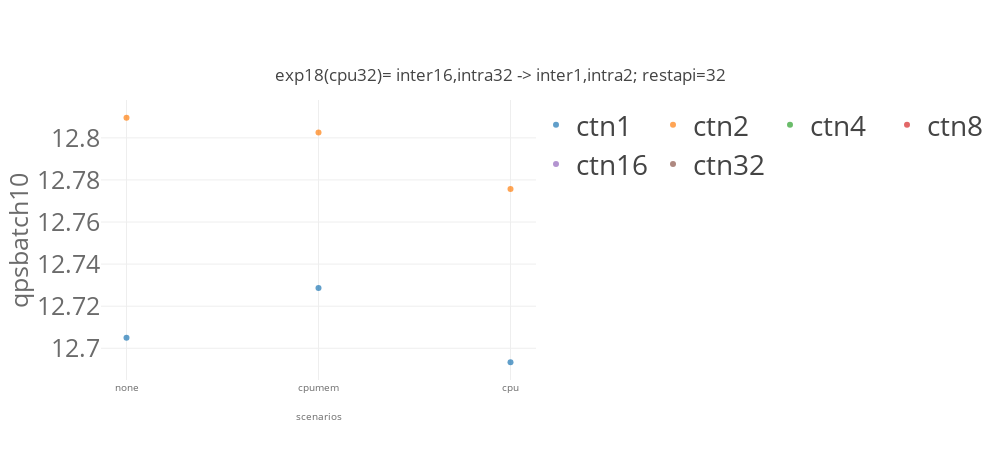
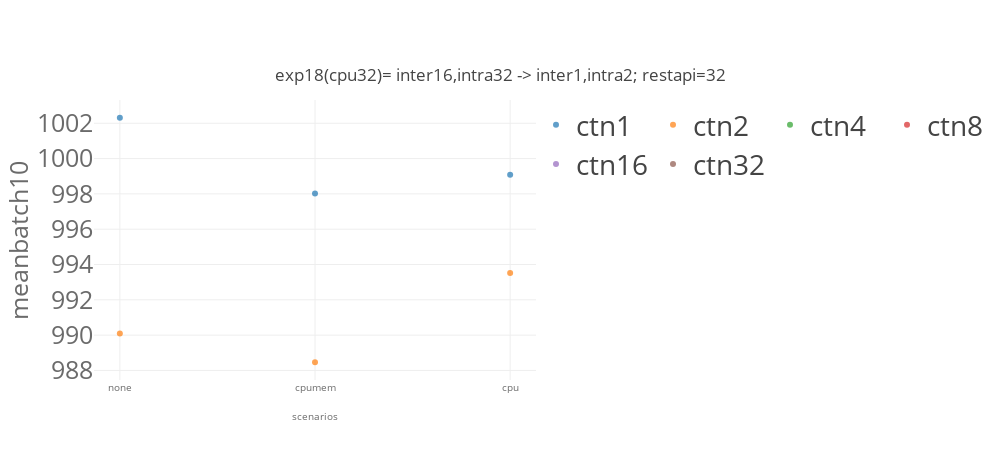
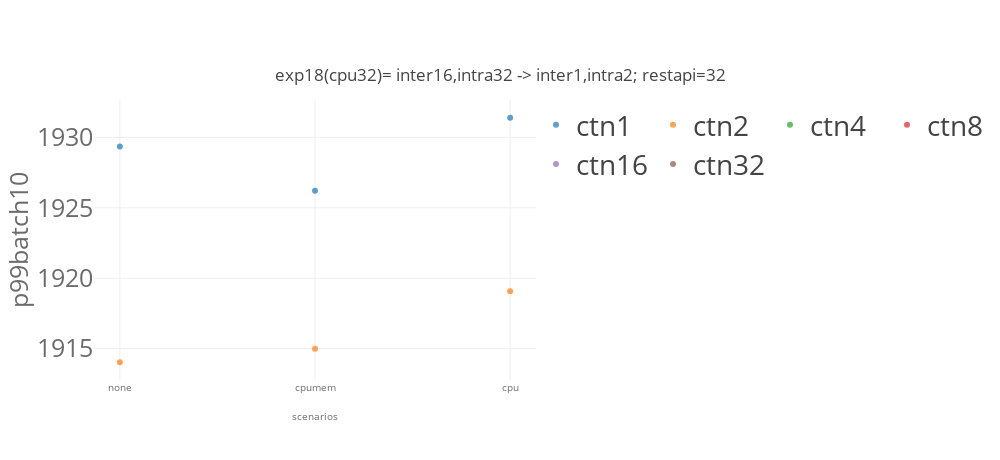

Write notebook code for charts like these, in order.
### Code cell
import matplotlib
import matplotlib.pyplot as plt
import numpy as np
from svglib.svglib import svg2rlg
from reportlab.graphics import renderPDF
from reportlab.pdfgen import canvas

from numpy import percentile, mean, std
import plotly.graph_objects as go

from plotly.offline import init_notebook_mode, iplot

import plotly.io as pio
pio.templates.default = "none"
# pio.templates.default = "simple_white"

import plotly.graph_objects as go
from plotly.subplots import make_subplots
import pandas as pd
# import plotly.express as px

for x in ['qps','mean','p99']:
    for cbatch in [10]:
        for model_name in ['resnet']:
            list_traces = []
            for numctn in [1,2,4,8,16,32]: 
                dfg_bench = dfg[(dfg['benchmark']== model_name)  & (dfg['cbatch']==cbatch) & (dfg['numctn']==numctn) &\
                            ((dfg['k8senv']=='none') |\
                             (dfg['k8senv']=='cpumem')| (dfg['k8senv']=='cpumemory'))]
                print(dfg_bench)


                #data
                trace = go.Scatter(
                    name="ctn"+str(numctn),
                    x=[ 'none','cpumem','cpu'],
                    y= dfg_bench[x].values.tolist(),
        #             error_y = dict(type='data', array=df1_bench['model_time_std'].values.tolist()),
                    opacity=0.7,
                    mode='markers'
                )
                list_traces.append(trace)



            #layout
            layout = go.Layout(
                title={
                    'text': "exp18(cpu32)= inter16,intra32 -> inter1,intra2; restapi=32" ,
                    'y':0.85,
                    'x':0.5,
                    'xanchor': 'center',
                    'yanchor': 'top'},
                width=1000,
                height=460,
                xaxis=dict(
                    title= "scenarios",
                    tickvals=[ 'none','cpumem','cpu'],
                    titlefont=dict(
                        size=10,
                        color='rgb(107, 107, 107)'
                    ),
                    tickfont=dict(
                        size=10,
                        color='rgb(107, 107, 107)'
                    )
                ),
                yaxis=dict(
                    title= x+"batch"+str(cbatch),
                    automargin=True,
                    titlefont=dict(
                        size=25,
                        color='rgb(107, 107, 107)'
                    ),
                    tickfont=dict(
                        size=25,
                        color='rgb(107, 107, 107)'
                    ),    
                ),
                legend=dict(
                    x=1.0,
                    y=1.0,
                    bgcolor='rgba(255, 255, 255, 0)',
                    bordercolor='rgba(255, 255, 255, 0)',
                    font = dict( size = 28)
                ),
                barmode='group',
                bargap=0.15,
                bargroupgap=0.08
        #         legend_orientation="h"
            )

        data = list_traces
        fig = go.Figure(data=data, layout=layout)
        fig.update_layout(legend_orientation="h")
        fig.show()    

    #     fig.write_image(path + model_name + k8senv +'.pdf')

### Figure 1 — Plotly figure (JSON) as saved in the notebook; plotly's stock layout.template omitted (floating-point values rounded to 4 significant figures)
{"data": [{"mode": "markers", "name": "ctn1", "opacity": 0.7, "type": "scatter", "x": ["none", "cpumem", "cpu"], "y": [12.71, 12.73, 12.69, 12.77, 12.77, 12.71]}, {"mode": "markers", "name": "ctn2", "opacity": 0.7, "type": "scatter", "x": ["none", "cpumem", "cpu"], "y": [12.81, 12.8, 12.78, 12.91, 12.72, 12.77]}, {"mode": "markers", "name": "ctn4", "opacity": 0.7, "type": "scatter", "x": ["none", "cpumem", "cpu"], "y": [null, null, null, null, null, null]}, {"mode": "markers", "name": "ctn8", "opacity": 0.7, "type": "scatter", "x": ["none", "cpumem", "cpu"], "y": [null, null, null, null, null, null]}, {"mode": "markers", "name": "ctn16", "opacity": 0.7, "type": "scatter", "x": ["none", "cpumem", "cpu"], "y": [null, null, null, null, null, null]}, {"mode": "markers", "name": "ctn32", "opacity": 0.7, "type": "scatter", "x": ["none", "cpumem", "cpu"], "y": [null, null, null, null, null, null]}], "layout": {"bargap": 0.15, "bargroupgap": 0.08, "barmode": "group", "height": 460, "legend": {"bgcolor": "rgba(255, 255, 255, 0)", "bordercolor": "rgba(255, 255, 255, 0)", "font": {"size": 28}, "orientation": "h", "x": 1, "y": 1}, "title": {"text": "exp18(cpu32)= inter16,intra32 -> inter1,intra2; restapi=32", "x": 0.5, "xanchor": "center", "y": 0.85, "yanchor": "top"}, "width": 1000, "xaxis": {"tickfont": {"color": "rgb(107, 107, 107)", "size": 10}, "tickvals": ["none", "cpumem", "cpu"], "title": {"font": {"color": "rgb(107, 107, 107)", "size": 10}, "text": "scenarios"}}, "yaxis": {"automargin": true, "tickfont": {"color": "rgb(107, 107, 107)", "size": 25}, "title": {"font": {"color": "rgb(107, 107, 107)", "size": 25}, "text": "qpsbatch10"}}}}

### Figure 2 — Plotly figure (JSON) as saved in the notebook; plotly's stock layout.template omitted (floating-point values rounded to 4 significant figures)
{"data": [{"mode": "markers", "name": "ctn1", "opacity": 0.7, "type": "scatter", "x": ["none", "cpumem", "cpu"], "y": [1002.0, 998.0, 999.1, 992.6, 991.7, 1000.0]}, {"mode": "markers", "name": "ctn2", "opacity": 0.7, "type": "scatter", "x": ["none", "cpumem", "cpu"], "y": [990.1, 988.5, 993.5, 980.9, 995.0, 991.6]}, {"mode": "markers", "name": "ctn4", "opacity": 0.7, "type": "scatter", "x": ["none", "cpumem", "cpu"], "y": [null, null, null, null, null, null]}, {"mode": "markers", "name": "ctn8", "opacity": 0.7, "type": "scatter", "x": ["none", "cpumem", "cpu"], "y": [null, null, null, null, null, null]}, {"mode": "markers", "name": "ctn16", "opacity": 0.7, "type": "scatter", "x": ["none", "cpumem", "cpu"], "y": [null, null, null, null, null, null]}, {"mode": "markers", "name": "ctn32", "opacity": 0.7, "type": "scatter", "x": ["none", "cpumem", "cpu"], "y": [null, null, null, null, null, null]}], "layout": {"bargap": 0.15, "bargroupgap": 0.08, "barmode": "group", "height": 460, "legend": {"bgcolor": "rgba(255, 255, 255, 0)", "bordercolor": "rgba(255, 255, 255, 0)", "font": {"size": 28}, "orientation": "h", "x": 1, "y": 1}, "title": {"text": "exp18(cpu32)= inter16,intra32 -> inter1,intra2; restapi=32", "x": 0.5, "xanchor": "center", "y": 0.85, "yanchor": "top"}, "width": 1000, "xaxis": {"tickfont": {"color": "rgb(107, 107, 107)", "size": 10}, "tickvals": ["none", "cpumem", "cpu"], "title": {"font": {"color": "rgb(107, 107, 107)", "size": 10}, "text": "scenarios"}}, "yaxis": {"automargin": true, "tickfont": {"color": "rgb(107, 107, 107)", "size": 25}, "title": {"font": {"color": "rgb(107, 107, 107)", "size": 25}, "text": "meanbatch10"}}}}

### Figure 3 — Plotly figure (JSON) as saved in the notebook; plotly's stock layout.template omitted (floating-point values rounded to 4 significant figures)
{"data": [{"mode": "markers", "name": "ctn1", "opacity": 0.7, "type": "scatter", "x": ["none", "cpumem", "cpu"], "y": [1929.0, 1926.0, 1931.0, 1920.0, 1920.0, 1929.0]}, {"mode": "markers", "name": "ctn2", "opacity": 0.7, "type": "scatter", "x": ["none", "cpumem", "cpu"], "y": [1914.0, 1915.0, 1919.0, 1899.0, 1928.0, 1919.0]}, {"mode": "markers", "name": "ctn4", "opacity": 0.7, "type": "scatter", "x": ["none", "cpumem", "cpu"], "y": [null, null, null, null, null, null]}, {"mode": "markers", "name": "ctn8", "opacity": 0.7, "type": "scatter", "x": ["none", "cpumem", "cpu"], "y": [null, null, null, null, null, null]}, {"mode": "markers", "name": "ctn16", "opacity": 0.7, "type": "scatter", "x": ["none", "cpumem", "cpu"], "y": [null, null, null, null, null, null]}, {"mode": "markers", "name": "ctn32", "opacity": 0.7, "type": "scatter", "x": ["none", "cpumem", "cpu"], "y": [null, null, null, null, null, null]}], "layout": {"bargap": 0.15, "bargroupgap": 0.08, "barmode": "group", "height": 460, "legend": {"bgcolor": "rgba(255, 255, 255, 0)", "bordercolor": "rgba(255, 255, 255, 0)", "font": {"size": 28}, "orientation": "h", "x": 1, "y": 1}, "title": {"text": "exp18(cpu32)= inter16,intra32 -> inter1,intra2; restapi=32", "x": 0.5, "xanchor": "center", "y": 0.85, "yanchor": "top"}, "width": 1000, "xaxis": {"tickfont": {"color": "rgb(107, 107, 107)", "size": 10}, "tickvals": ["none", "cpumem", "cpu"], "title": {"font": {"color": "rgb(107, 107, 107)", "size": 10}, "text": "scenarios"}}, "yaxis": {"automargin": true, "tickfont": {"color": "rgb(107, 107, 107)", "size": 25}, "title": {"font": {"color": "rgb(107, 107, 107)", "size": 25}, "text": "p99batch10"}}}}
